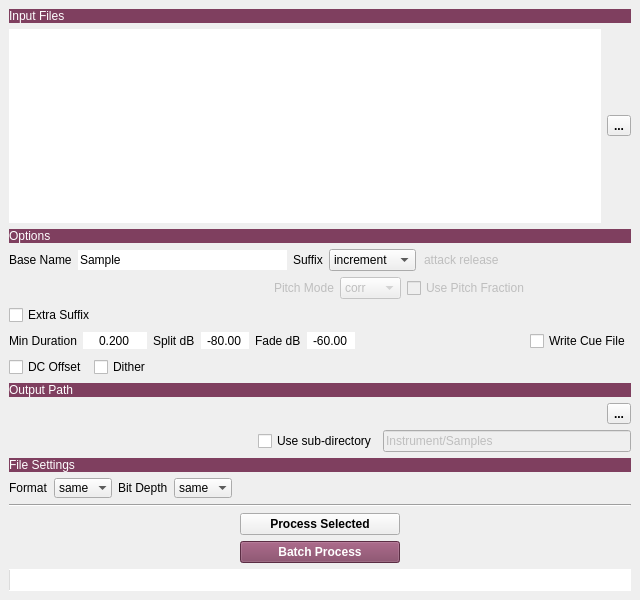
<?xml version="1.0" encoding="UTF-8"?>
<ui version="4.0">
 <class>split_tool_mw</class>
 <widget class="QMainWindow" name="split_tool_mw">
  <property name="geometry">
   <rect>
    <x>0</x>
    <y>0</y>
    <width>640</width>
    <height>600</height>
   </rect>
  </property>
  <property name="windowTitle">
   <string>Split Audio Tool</string>
  </property>
  <property name="locale">
   <locale language="English" country="UnitedStates"/>
  </property>
  <widget class="QWidget" name="centralwidget">
   <layout class="QVBoxLayout" name="verticalLayout">
    <item>
     <widget class="QLabel" name="files_title_l">
      <property name="sizePolicy">
       <sizepolicy hsizetype="Minimum" vsizetype="Fixed">
        <horstretch>0</horstretch>
        <verstretch>0</verstretch>
       </sizepolicy>
      </property>
      <property name="minimumSize">
       <size>
        <width>64</width>
        <height>0</height>
       </size>
      </property>
      <property name="styleSheet">
       <string notr="true">background-color: rgb(127, 63, 95);
color: rgb(255, 255, 255);</string>
      </property>
      <property name="text">
       <string>Input Files</string>
      </property>
     </widget>
    </item>
    <item>
     <layout class="QHBoxLayout" name="input_lyt">
      <item>
       <widget class="QListWidget" name="files_lw">
        <property name="toolTip">
         <string>Drag and drop files or directories
Right click for context actions
Double-click to play</string>
        </property>
        <property name="frameShape">
         <enum>QFrame::NoFrame</enum>
        </property>
        <property name="dragDropMode">
         <enum>QAbstractItemView::DropOnly</enum>
        </property>
        <property name="selectionMode">
         <enum>QAbstractItemView::ExtendedSelection</enum>
        </property>
       </widget>
      </item>
      <item>
       <widget class="QToolButton" name="set_files_tb">
        <property name="font">
         <font>
          <bold>true</bold>
         </font>
        </property>
        <property name="toolTip">
         <string>Set files to process</string>
        </property>
        <property name="text">
         <string>...</string>
        </property>
       </widget>
      </item>
     </layout>
    </item>
    <item>
     <widget class="QLabel" name="options_title_l">
      <property name="sizePolicy">
       <sizepolicy hsizetype="Minimum" vsizetype="Fixed">
        <horstretch>0</horstretch>
        <verstretch>0</verstretch>
       </sizepolicy>
      </property>
      <property name="minimumSize">
       <size>
        <width>64</width>
        <height>0</height>
       </size>
      </property>
      <property name="styleSheet">
       <string notr="true">background-color: rgb(127, 63, 95);
color: rgb(255, 255, 255);</string>
      </property>
      <property name="text">
       <string>Options</string>
      </property>
     </widget>
    </item>
    <item>
     <layout class="QHBoxLayout" name="naming_lyt">
      <item>
       <widget class="QLabel" name="label_3">
        <property name="text">
         <string>Base Name</string>
        </property>
       </widget>
      </item>
      <item>
       <widget class="QLineEdit" name="basename_le">
        <property name="toolTip">
         <string>Base name for split files
Use input file name if empty</string>
        </property>
        <property name="text">
         <string>Sample</string>
        </property>
        <property name="frame">
         <bool>false</bool>
        </property>
       </widget>
      </item>
      <item>
       <widget class="QLabel" name="suffix_l">
        <property name="text">
         <string>Suffix</string>
        </property>
       </widget>
      </item>
      <item>
       <widget class="QComboBox" name="suffix_mode_cmb">
        <property name="toolTip">
         <string>'increment'	Add increment to base name
'noteName'	Note name
'note'	MIDI note number (0-127)
'suffix'	Suffix from list  in order, increment as a fall back</string>
        </property>
        <item>
         <property name="text">
          <string>increment</string>
         </property>
        </item>
        <item>
         <property name="text">
          <string>noteName</string>
         </property>
        </item>
        <item>
         <property name="text">
          <string>note</string>
         </property>
        </item>
        <item>
         <property name="text">
          <string>suffix</string>
         </property>
        </item>
       </widget>
      </item>
      <item>
       <widget class="QLineEdit" name="suffix_le">
        <property name="enabled">
         <bool>false</bool>
        </property>
        <property name="sizePolicy">
         <sizepolicy hsizetype="Expanding" vsizetype="Fixed">
          <horstretch>0</horstretch>
          <verstretch>0</verstretch>
         </sizepolicy>
        </property>
        <property name="toolTip">
         <string>Suffix list added to the base name when using ' suffix' mode
Use names separated by spaces

Right click for context menu</string>
        </property>
        <property name="text">
         <string>attack release</string>
        </property>
        <property name="frame">
         <bool>false</bool>
        </property>
       </widget>
      </item>
     </layout>
    </item>
    <item>
     <widget class="QWidget" name="pitch_mode_wid" native="true">
      <property name="enabled">
       <bool>false</bool>
      </property>
      <layout class="QHBoxLayout" name="horizontalLayout">
       <property name="leftMargin">
        <number>0</number>
       </property>
       <property name="topMargin">
        <number>0</number>
       </property>
       <property name="rightMargin">
        <number>0</number>
       </property>
       <property name="bottomMargin">
        <number>0</number>
       </property>
       <item>
        <spacer name="horizontalSpacer_7">
         <property name="orientation">
          <enum>Qt::Horizontal</enum>
         </property>
         <property name="sizeType">
          <enum>QSizePolicy::Preferred</enum>
         </property>
         <property name="sizeHint" stdset="0">
          <size>
           <width>40</width>
           <height>20</height>
          </size>
         </property>
        </spacer>
       </item>
       <item>
        <spacer name="horizontalSpacer_4">
         <property name="orientation">
          <enum>Qt::Horizontal</enum>
         </property>
         <property name="sizeHint" stdset="0">
          <size>
           <width>40</width>
           <height>20</height>
          </size>
         </property>
        </spacer>
       </item>
       <item>
        <widget class="QLabel" name="pitch_mode_l">
         <property name="text">
          <string>Pitch Mode</string>
         </property>
        </widget>
       </item>
       <item>
        <widget class="QComboBox" name="pitch_mode_cmb">
         <property name="toolTip">
          <string>Pitch detection algorithm

'corr'	auto-correlation, fastest method by far but can be wrong about octave
'pyin'	pyin algorithm, good results with average speed
'crepe'	deep learning, different results with longer overhead

NOTE:	None is perfect so always double-check results in an audio editor such as Audacity or RX using spectrum/frequency analysis
	Pitch detection does not work on bell-like sounds</string>
         </property>
         <item>
          <property name="text">
           <string>corr</string>
          </property>
         </item>
         <item>
          <property name="text">
           <string>pyin</string>
          </property>
         </item>
         <item>
          <property name="text">
           <string>crepe</string>
          </property>
         </item>
        </widget>
       </item>
       <item>
        <widget class="QCheckBox" name="use_pitch_fraction_cb">
         <property name="sizePolicy">
          <sizepolicy hsizetype="Expanding" vsizetype="Fixed">
           <horstretch>0</horstretch>
           <verstretch>0</verstretch>
          </sizepolicy>
         </property>
         <property name="toolTip">
          <string>Set pitch correction metadata</string>
         </property>
         <property name="text">
          <string>Use Pitch Fraction</string>
         </property>
        </widget>
       </item>
      </layout>
     </widget>
    </item>
    <item>
     <layout class="QHBoxLayout" name="extra_suffix_lyt">
      <item>
       <widget class="QCheckBox" name="extra_suffix_cb">
        <property name="sizePolicy">
         <sizepolicy hsizetype="Fixed" vsizetype="Fixed">
          <horstretch>0</horstretch>
          <verstretch>0</verstretch>
         </sizepolicy>
        </property>
        <property name="text">
         <string>Extra Suffix</string>
        </property>
       </widget>
      </item>
      <item>
       <widget class="QLineEdit" name="extra_suffix_le">
        <property name="enabled">
         <bool>false</bool>
        </property>
        <property name="text">
         <string/>
        </property>
        <property name="maxLength">
         <number>16</number>
        </property>
        <property name="frame">
         <bool>false</bool>
        </property>
       </widget>
      </item>
      <item>
       <spacer name="horizontalSpacer_5">
        <property name="orientation">
         <enum>Qt::Horizontal</enum>
        </property>
        <property name="sizeHint" stdset="0">
         <size>
          <width>40</width>
          <height>20</height>
         </size>
        </property>
       </spacer>
      </item>
     </layout>
    </item>
    <item>
     <layout class="QHBoxLayout" name="split_lyt">
      <item>
       <widget class="QLabel" name="mind_l">
        <property name="text">
         <string>Min Duration</string>
        </property>
       </widget>
      </item>
      <item>
       <widget class="QDoubleSpinBox" name="min_dur_dsb">
        <property name="minimumSize">
         <size>
          <width>64</width>
          <height>0</height>
         </size>
        </property>
        <property name="toolTip">
         <string>Minimum silence/sound duration in s </string>
        </property>
        <property name="frame">
         <bool>false</bool>
        </property>
        <property name="alignment">
         <set>Qt::AlignCenter</set>
        </property>
        <property name="buttonSymbols">
         <enum>QAbstractSpinBox::NoButtons</enum>
        </property>
        <property name="decimals">
         <number>3</number>
        </property>
        <property name="minimum">
         <double>0.000000000000000</double>
        </property>
        <property name="maximum">
         <double>4.000000000000000</double>
        </property>
        <property name="singleStep">
         <double>0.100000000000000</double>
        </property>
        <property name="value">
         <double>0.200000000000000</double>
        </property>
       </widget>
      </item>
      <item>
       <widget class="QLabel" name="split_l">
        <property name="text">
         <string>Split dB</string>
        </property>
       </widget>
      </item>
      <item>
       <widget class="QDoubleSpinBox" name="split_db_dsb">
        <property name="minimumSize">
         <size>
          <width>48</width>
          <height>0</height>
         </size>
        </property>
        <property name="toolTip">
         <string>Split dB threshold</string>
        </property>
        <property name="frame">
         <bool>false</bool>
        </property>
        <property name="alignment">
         <set>Qt::AlignCenter</set>
        </property>
        <property name="buttonSymbols">
         <enum>QAbstractSpinBox::NoButtons</enum>
        </property>
        <property name="minimum">
         <double>-120.000000000000000</double>
        </property>
        <property name="maximum">
         <double>0.000000000000000</double>
        </property>
        <property name="value">
         <double>-80.000000000000000</double>
        </property>
       </widget>
      </item>
      <item>
       <widget class="QLabel" name="fade_l">
        <property name="text">
         <string>Fade dB</string>
        </property>
       </widget>
      </item>
      <item>
       <widget class="QDoubleSpinBox" name="fade_db_dsb">
        <property name="minimumSize">
         <size>
          <width>48</width>
          <height>0</height>
         </size>
        </property>
        <property name="toolTip">
         <string>Fade dB threshold</string>
        </property>
        <property name="frame">
         <bool>false</bool>
        </property>
        <property name="alignment">
         <set>Qt::AlignCenter</set>
        </property>
        <property name="buttonSymbols">
         <enum>QAbstractSpinBox::NoButtons</enum>
        </property>
        <property name="minimum">
         <double>-120.000000000000000</double>
        </property>
        <property name="maximum">
         <double>0.000000000000000</double>
        </property>
        <property name="value">
         <double>-60.000000000000000</double>
        </property>
       </widget>
      </item>
      <item>
       <spacer name="horizontalSpacer">
        <property name="orientation">
         <enum>Qt::Horizontal</enum>
        </property>
        <property name="sizeHint" stdset="0">
         <size>
          <width>40</width>
          <height>20</height>
         </size>
        </property>
       </spacer>
      </item>
      <item>
       <widget class="QCheckBox" name="write_cue_cb">
        <property name="toolTip">
         <string>Write a copy of input file with markers to check split points</string>
        </property>
        <property name="text">
         <string>Write Cue File</string>
        </property>
       </widget>
      </item>
     </layout>
    </item>
    <item>
     <layout class="QHBoxLayout" name="audio_options_lyt">
      <item>
       <widget class="QCheckBox" name="dc_offset_cb">
        <property name="sizePolicy">
         <sizepolicy hsizetype="Fixed" vsizetype="Fixed">
          <horstretch>0</horstretch>
          <verstretch>0</verstretch>
         </sizepolicy>
        </property>
        <property name="toolTip">
         <string>Recenter audio on a per-split basis </string>
        </property>
        <property name="text">
         <string>DC Offset</string>
        </property>
       </widget>
      </item>
      <item>
       <widget class="QCheckBox" name="dither_cb">
        <property name="sizePolicy">
         <sizepolicy hsizetype="Fixed" vsizetype="Fixed">
          <horstretch>0</horstretch>
          <verstretch>0</verstretch>
         </sizepolicy>
        </property>
        <property name="toolTip">
         <string>Apply noise with triangular distribution to fades for 16 bits bit depth</string>
        </property>
        <property name="text">
         <string>Dither</string>
        </property>
       </widget>
      </item>
      <item>
       <spacer name="horizontalSpacer_6">
        <property name="orientation">
         <enum>Qt::Horizontal</enum>
        </property>
        <property name="sizeHint" stdset="0">
         <size>
          <width>40</width>
          <height>20</height>
         </size>
        </property>
       </spacer>
      </item>
     </layout>
    </item>
    <item>
     <widget class="QLabel" name="output_path_title_l">
      <property name="sizePolicy">
       <sizepolicy hsizetype="Minimum" vsizetype="Fixed">
        <horstretch>0</horstretch>
        <verstretch>0</verstretch>
       </sizepolicy>
      </property>
      <property name="minimumSize">
       <size>
        <width>64</width>
        <height>0</height>
       </size>
      </property>
      <property name="styleSheet">
       <string notr="true">background-color: rgb(127, 63, 95);
color: rgb(255, 255, 255);</string>
      </property>
      <property name="text">
       <string>Output Path</string>
      </property>
     </widget>
    </item>
    <item>
     <layout class="QHBoxLayout" name="output_lyt">
      <item>
       <widget class="QLabel" name="output_path_l">
        <property name="sizePolicy">
         <sizepolicy hsizetype="Minimum" vsizetype="Fixed">
          <horstretch>0</horstretch>
          <verstretch>0</verstretch>
         </sizepolicy>
        </property>
        <property name="text">
         <string/>
        </property>
       </widget>
      </item>
      <item>
       <widget class="QToolButton" name="set_output_path_tb">
        <property name="font">
         <font>
          <bold>true</bold>
         </font>
        </property>
        <property name="toolTip">
         <string>Set output path
Process files in their respective directory if empty</string>
        </property>
        <property name="text">
         <string>...</string>
        </property>
       </widget>
      </item>
     </layout>
    </item>
    <item>
     <layout class="QHBoxLayout" name="subdir_lyt">
      <item>
       <spacer name="horizontalSpacer_3">
        <property name="orientation">
         <enum>Qt::Horizontal</enum>
        </property>
        <property name="sizeHint" stdset="0">
         <size>
          <width>40</width>
          <height>20</height>
         </size>
        </property>
       </spacer>
      </item>
      <item>
       <widget class="QCheckBox" name="subdir_cb">
        <property name="toolTip">
         <string>Add sub directory to output path</string>
        </property>
        <property name="text">
         <string>Use sub-directory</string>
        </property>
       </widget>
      </item>
      <item>
       <widget class="QLineEdit" name="subdir_le">
        <property name="enabled">
         <bool>false</bool>
        </property>
        <property name="toolTip">
         <string>Name of sub-directory</string>
        </property>
        <property name="text">
         <string>Instrument/Samples</string>
        </property>
       </widget>
      </item>
     </layout>
    </item>
    <item>
     <widget class="QLabel" name="settings_title_l">
      <property name="sizePolicy">
       <sizepolicy hsizetype="Minimum" vsizetype="Fixed">
        <horstretch>0</horstretch>
        <verstretch>0</verstretch>
       </sizepolicy>
      </property>
      <property name="minimumSize">
       <size>
        <width>64</width>
        <height>0</height>
       </size>
      </property>
      <property name="styleSheet">
       <string notr="true">background-color: rgb(127, 63, 95);
color: rgb(255, 255, 255);</string>
      </property>
      <property name="text">
       <string>File Settings</string>
      </property>
     </widget>
    </item>
    <item>
     <layout class="QHBoxLayout" name="file_options_lyt">
      <item>
       <widget class="QLabel" name="label_2">
        <property name="sizePolicy">
         <sizepolicy hsizetype="Preferred" vsizetype="Fixed">
          <horstretch>0</horstretch>
          <verstretch>0</verstretch>
         </sizepolicy>
        </property>
        <property name="text">
         <string>Format</string>
        </property>
       </widget>
      </item>
      <item>
       <widget class="QComboBox" name="format_cmb">
        <property name="sizePolicy">
         <sizepolicy hsizetype="Minimum" vsizetype="Fixed">
          <horstretch>0</horstretch>
          <verstretch>0</verstretch>
         </sizepolicy>
        </property>
        <property name="toolTip">
         <string>flac only allows integer format up to 24 bits
Use wav or aif for 32 bits float</string>
        </property>
        <property name="currentIndex">
         <number>0</number>
        </property>
        <property name="frame">
         <bool>false</bool>
        </property>
        <item>
         <property name="text">
          <string>same</string>
         </property>
        </item>
        <item>
         <property name="text">
          <string>wav</string>
         </property>
        </item>
        <item>
         <property name="text">
          <string>flac</string>
         </property>
        </item>
        <item>
         <property name="text">
          <string>aif</string>
         </property>
        </item>
       </widget>
      </item>
      <item>
       <widget class="QLabel" name="label">
        <property name="sizePolicy">
         <sizepolicy hsizetype="Fixed" vsizetype="Fixed">
          <horstretch>0</horstretch>
          <verstretch>0</verstretch>
         </sizepolicy>
        </property>
        <property name="text">
         <string>Bit Depth</string>
        </property>
       </widget>
      </item>
      <item>
       <widget class="QComboBox" name="bitdepth_cmb">
        <property name="sizePolicy">
         <sizepolicy hsizetype="Minimum" vsizetype="Fixed">
          <horstretch>0</horstretch>
          <verstretch>0</verstretch>
         </sizepolicy>
        </property>
        <property name="currentIndex">
         <number>0</number>
        </property>
        <property name="frame">
         <bool>false</bool>
        </property>
        <item>
         <property name="text">
          <string>same</string>
         </property>
        </item>
        <item>
         <property name="text">
          <string>16</string>
         </property>
        </item>
        <item>
         <property name="text">
          <string>24</string>
         </property>
        </item>
        <item>
         <property name="text">
          <string>32</string>
         </property>
        </item>
       </widget>
      </item>
      <item>
       <spacer name="horizontalSpacer_2">
        <property name="orientation">
         <enum>Qt::Horizontal</enum>
        </property>
        <property name="sizeHint" stdset="0">
         <size>
          <width>40</width>
          <height>20</height>
         </size>
        </property>
       </spacer>
      </item>
     </layout>
    </item>
    <item>
     <widget class="Line" name="line">
      <property name="orientation">
       <enum>Qt::Horizontal</enum>
      </property>
     </widget>
    </item>
    <item>
     <layout class="QGridLayout" name="buttons_lyt">
      <item row="1" column="0">
       <widget class="QPushButton" name="process_pb">
        <property name="sizePolicy">
         <sizepolicy hsizetype="Fixed" vsizetype="Fixed">
          <horstretch>0</horstretch>
          <verstretch>0</verstretch>
         </sizepolicy>
        </property>
        <property name="minimumSize">
         <size>
          <width>160</width>
          <height>0</height>
         </size>
        </property>
        <property name="font">
         <font>
          <bold>true</bold>
         </font>
        </property>
        <property name="toolTip">
         <string>Process all input files with current settings</string>
        </property>
        <property name="styleSheet">
         <string notr="true">QPushButton{background-color: rgb(127, 63, 95);
color: rgb(255, 255, 255);}</string>
        </property>
        <property name="text">
         <string>Batch Process</string>
        </property>
       </widget>
      </item>
      <item row="0" column="0">
       <widget class="QPushButton" name="process_sel_pb">
        <property name="sizePolicy">
         <sizepolicy hsizetype="Fixed" vsizetype="Fixed">
          <horstretch>0</horstretch>
          <verstretch>0</verstretch>
         </sizepolicy>
        </property>
        <property name="minimumSize">
         <size>
          <width>160</width>
          <height>0</height>
         </size>
        </property>
        <property name="font">
         <font>
          <bold>true</bold>
         </font>
        </property>
        <property name="toolTip">
         <string>Process selected item(s) with current settings</string>
        </property>
        <property name="text">
         <string>Process Selected</string>
        </property>
       </widget>
      </item>
     </layout>
    </item>
    <item>
     <widget class="QProgressBar" name="progress_pb">
      <property name="styleSheet">
       <string notr="true">QProgressBar{border: none;}</string>
      </property>
      <property name="value">
       <number>0</number>
      </property>
      <property name="alignment">
       <set>Qt::AlignCenter</set>
      </property>
      <property name="textVisible">
       <bool>false</bool>
      </property>
      <property name="format">
       <string notr="true"/>
      </property>
     </widget>
    </item>
   </layout>
  </widget>
 </widget>
 <resources/>
 <connections/>
</ui>
